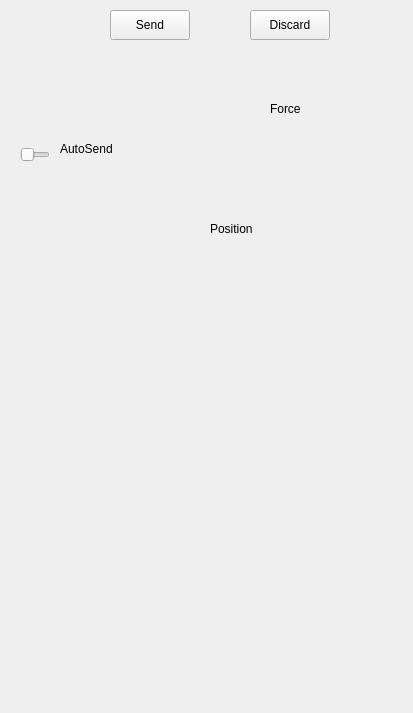
<?xml version="1.0" encoding="UTF-8"?>
<ui version="4.0">
 <class>JointSlidersUI</class>
 <widget class="QWidget" name="JointSlidersUI">
  <property name="geometry">
   <rect>
    <x>0</x>
    <y>0</y>
    <width>413</width>
    <height>713</height>
   </rect>
  </property>
  <property name="sizePolicy">
   <sizepolicy hsizetype="Preferred" vsizetype="Preferred">
    <horstretch>0</horstretch>
    <verstretch>0</verstretch>
   </sizepolicy>
  </property>
  <property name="minimumSize">
   <size>
    <width>300</width>
    <height>159</height>
   </size>
  </property>
  <property name="maximumSize">
   <size>
    <width>100000</width>
    <height>100000</height>
   </size>
  </property>
  <property name="windowTitle">
   <string>Form</string>
  </property>
  <property name="styleSheet">
   <string notr="true"/>
  </property>
  <widget class="QPushButton" name="discardButton">
   <property name="geometry">
    <rect>
     <x>250</x>
     <y>10</y>
     <width>80</width>
     <height>30</height>
    </rect>
   </property>
   <property name="sizePolicy">
    <sizepolicy hsizetype="Minimum" vsizetype="MinimumExpanding">
     <horstretch>0</horstretch>
     <verstretch>0</verstretch>
    </sizepolicy>
   </property>
   <property name="text">
    <string>Discard</string>
   </property>
  </widget>
  <widget class="QPushButton" name="sendButton">
   <property name="geometry">
    <rect>
     <x>110</x>
     <y>10</y>
     <width>80</width>
     <height>30</height>
    </rect>
   </property>
   <property name="sizePolicy">
    <sizepolicy hsizetype="Minimum" vsizetype="MinimumExpanding">
     <horstretch>0</horstretch>
     <verstretch>0</verstretch>
    </sizepolicy>
   </property>
   <property name="text">
    <string>Send</string>
   </property>
  </widget>
  <widget class="QLabel" name="frc_lab">
   <property name="geometry">
    <rect>
     <x>270</x>
     <y>100</y>
     <width>66</width>
     <height>17</height>
    </rect>
   </property>
   <property name="text">
    <string>Force</string>
   </property>
  </widget>
  <widget class="QLabel" name="pos_lab">
   <property name="geometry">
    <rect>
     <x>210</x>
     <y>220</y>
     <width>66</width>
     <height>17</height>
    </rect>
   </property>
   <property name="text">
    <string>Position</string>
   </property>
  </widget>
  <widget class="QSlider" name="AutoSendSlider">
   <property name="geometry">
    <rect>
     <x>20</x>
     <y>140</y>
     <width>30</width>
     <height>29</height>
    </rect>
   </property>
   <property name="orientation">
    <enum>Qt::Horizontal</enum>
   </property>
  </widget>
  <widget class="QLabel" name="AutoSendLabel">
   <property name="geometry">
    <rect>
     <x>60</x>
     <y>140</y>
     <width>66</width>
     <height>17</height>
    </rect>
   </property>
   <property name="text">
    <string>AutoSend</string>
   </property>
  </widget>
 </widget>
 <resources/>
 <connections/>
</ui>
